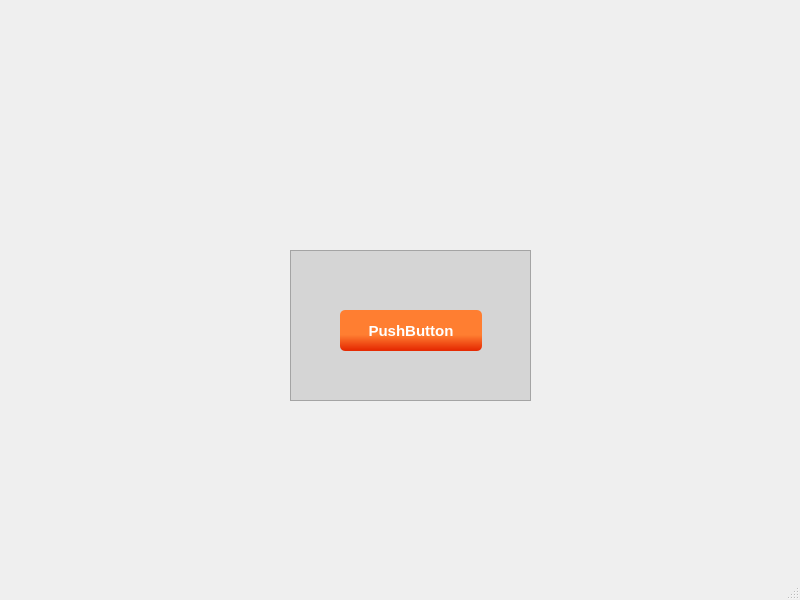
<?xml version="1.0" encoding="UTF-8"?>
<ui version="4.0">
 <class>MainWindow</class>
 <widget class="QMainWindow" name="MainWindow">
  <property name="geometry">
   <rect>
    <x>0</x>
    <y>0</y>
    <width>800</width>
    <height>600</height>
   </rect>
  </property>
  <property name="font">
   <font>
    <family>MS Shell Dlg 2</family>
   </font>
  </property>
  <property name="windowTitle">
   <string>MainWindow</string>
  </property>
  <widget class="QWidget" name="centralwidget">
   <widget class="QFrame" name="frame">
    <property name="geometry">
     <rect>
      <x>290</x>
      <y>250</y>
      <width>241</width>
      <height>151</height>
     </rect>
    </property>
    <property name="styleSheet">
     <string notr="true">background-color:rgb(213, 213, 213);</string>
    </property>
    <property name="frameShape">
     <enum>QFrame::StyledPanel</enum>
    </property>
    <property name="frameShadow">
     <enum>QFrame::Raised</enum>
    </property>
    <widget class="QPushButton" name="pushButton_2">
     <property name="geometry">
      <rect>
       <x>50</x>
       <y>60</y>
       <width>142</width>
       <height>41</height>
      </rect>
     </property>
     <property name="font">
      <font>
       <pointsize>11</pointsize>
       <weight>75</weight>
       <bold>true</bold>
      </font>
     </property>
     <property name="styleSheet">
      <string notr="true">QPushButton{
background-color:qlineargradient(spread:repeat, x1:0.00487805, y1:0, x2:0, y2:1, stop:0.604878 rgba(255, 126, 49, 255), stop:0.965854 rgba(230, 44, 3, 255));
color:white;
border:none;
border-radius:5px;
}
QPushButton:hover{
	background-color: qlineargradient(spread:repeat, x1:0.00487805, y1:0, x2:0, y2:1, stop:0 rgba(255, 195, 49, 255), stop:0.965854 rgba(230, 44, 3, 255));
}
QPushButton:pressed{
padding-top:5px;
margin-top:3px;
background-color:rgb(255, 126, 49);
}</string>
     </property>
     <property name="text">
      <string>PushButton</string>
     </property>
    </widget>
   </widget>
  </widget>
  <widget class="QMenuBar" name="menubar">
   <property name="geometry">
    <rect>
     <x>0</x>
     <y>0</y>
     <width>800</width>
     <height>22</height>
    </rect>
   </property>
  </widget>
  <widget class="QStatusBar" name="statusbar"/>
 </widget>
 <resources/>
 <connections/>
</ui>
